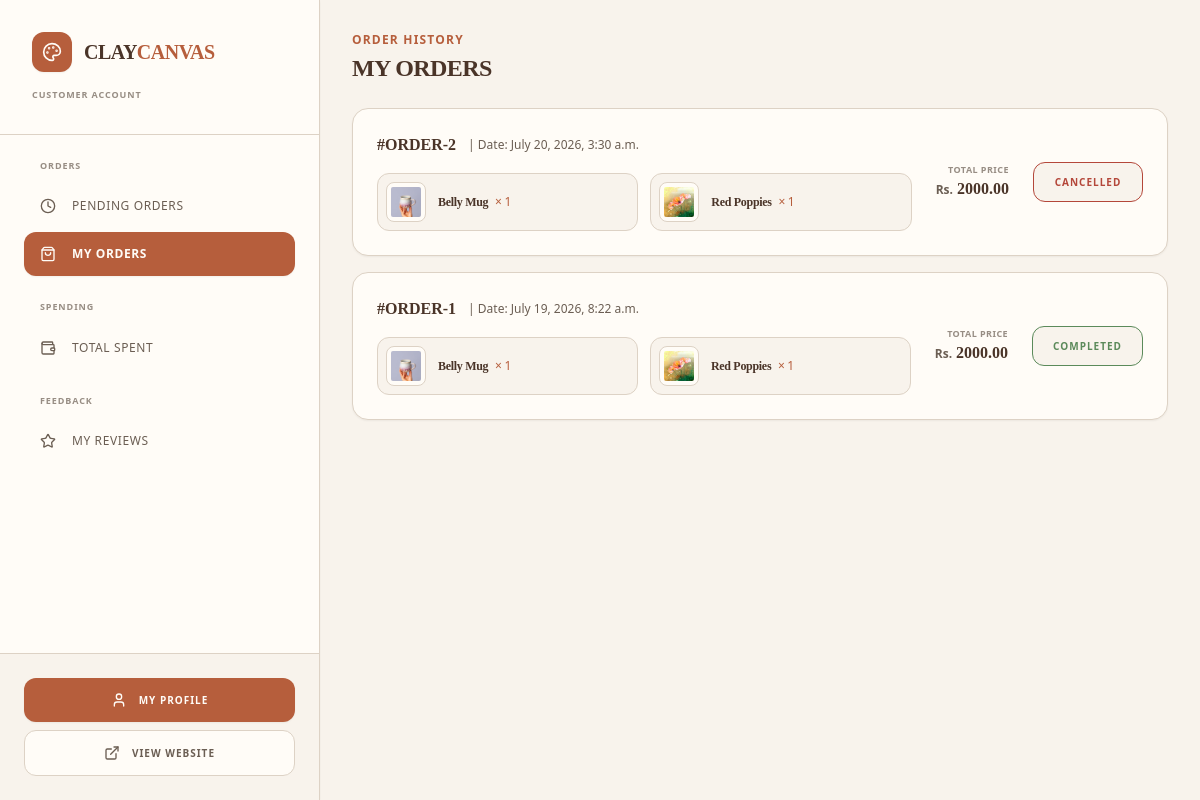
The page /dashboard/?section=my-orders (signed in) on the database its author committed.
### cc_app/models.py (models this page shows, shortened)
class Order(models.Model):
    class Status(models.TextChoices):
        CONFIRMED = 'confirmed', 'Order Confirmed'
        SHIPPING = 'shipping', 'In Transit'
        DELIVERED = 'delivered', 'Delivered'
        COMPLETED = 'completed', 'Completed'
        CANCELLED = 'cancelled', 'Cancelled'
    class PaymentMethod(models.TextChoices):
        ESEWA = 'esewa', 'eSewa'
        COD = 'cod', 'Cash on Delivery'
    customer = models.ForeignKey(User, on_delete=models.CASCADE, related_name='orders')
    total_amount = models.DecimalField(max_digits=12, decimal_places=2)
    status = models.CharField(max_length=20, choices=Status.choices, default=Status.CONFIRMED)
    transaction_id = models.CharField(max_length=100, blank=True, null=True, help_text="Payment provider tracking reference ID")
    shipping_address = models.TextField()
    payment_method = models.CharField(max_length=20, choices=PaymentMethod.choices, default=PaymentMethod.ESEWA)
    created_at = models.DateTimeField(auto_now_add=True)

class OrderItem(models.Model):
    order = models.ForeignKey(Order, on_delete=models.CASCADE, related_name='items')
    product = models.ForeignKey(Product, on_delete=models.CASCADE)
    price_at_purchase = models.DecimalField(max_digits=10, decimal_places=2)
    quantity = models.PositiveIntegerField(default=1)

class Product(models.Model):
    class Category(models.TextChoices):
        PAINTINGS = 'paintings', 'Original Paintings'
        POTTERY = 'pottery', 'Handmade Pottery'
        CERAMICS = 'ceramics', 'Sculptures & Ceramics'
        PRINTS = 'prints', 'Canvas & Fine Art Prints'
        ACCESSORIES = 'accessories', 'Art Supplies & Displays'
    name = models.CharField(max_length=255)
    category = models.CharField(max_length=30, choices=Category.choices)
    description = models.TextField(help_text="Detailed description of the artwork, dimensions, and materials used.")
    price = models.DecimalField(max_digits=10, decimal_places=2)
    stock = models.PositiveIntegerField(default=1, help_text="Set to 1 for unique, original one-off masterworks.")
    product_image = models.ImageField(upload_to='images/products/')
    is_active = models.BooleanField(default=True)
    created_at = models.DateTimeField(auto_now_add=True)

### cc_app/views/dashboard.py (the view)
# urls.py: path('dashboard/', customer_dashboard_view, name='customer_dashboard'),
@login_required
def customer_dashboard_view(request):
    if request.user.is_staff:
        messages.error(request, "Staff members do not have a customer dashboard.")
        return redirect('/dashboard/admin/')
    section = request.GET.get('section', 'pending-orders')
    context = {
        'section': section,
        'gross_spent': Order.objects.filter(customer=request.user, status='completed').aggregate(total=models.Sum('total_amount'))['total'] or 0,
        'average_spent': Order.objects.filter(customer=request.user, status='completed').aggregate(average=models.Avg('total_amount'))['average'] or 0,
    }
    if section == 'pending-orders':
        context['pending_orders'] = Order.objects.exclude(customer=request.user, status__in=['completed', 'cancelled']).order_by('-created_at')
    elif section == 'my-orders':
        context['orders'] = Order.objects.filter(customer=request.user, status__in=['completed', 'cancelled']).order_by('-created_at')
    elif section == 'total-spent':
        context['total_spent'] = Order.objects.filter(customer=request.user, status='completed')
    elif section == 'my-reviews':
        context['my_reviews'] = Review.objects.filter(customer=request.user).order_by('-created_at')
    return render(request, 'dashboard/customer_dashboard.html', context)

### cc_app/templates/dashboard/customer_dashboard.html (shortened to what this page needs)
<!DOCTYPE html>
<html lang="en">
<head>
    {% load static %}
    <link href="{% static 'css/styles.css' %}" rel="stylesheet" />
</head>
<body class="bg-[#F8F3EC] flex min-h-screen overflow-hidden text-[#6B5E53] font-sans antialiased">
    <aside class="w-80 bg-[#FFFCF7] flex flex-col shadow-sm relative z-30 border-r border-[#DDD2C5]">
        <div class="p-8 border-b border-[#DDD2C5]">
            <div class="flex items-center gap-3">
                <div class="h-10 w-10 bg-[#B65E3C] rounded-xl flex items-center justify-center shadow-sm">
                    <i data-lucide="palette" class="w-5 h-5 text-[#FFFCF7]"></i>
                </div>
                <h1 class="text-xl font-bold tracking-tight uppercase font-serif text-[#4A3428]">
                    Clay<span class="text-[#B65E3C]">Canvas</span>
                </h1>
            </div>
            <p class="text-[9px] text-[#6B5E53]/70 font-bold uppercase tracking-widest mt-4">Customer Account</p>
        </div>
        <nav class="flex-grow p-6 space-y-6 overflow-y-auto custom-scrollbar">
            <div class="space-y-1">
                <h3 class="px-4 text-[9px] font-bold text-[#6B5E53]/70 uppercase tracking-widest mb-3">Orders</h3>
                <a href="?section=pending-orders" class="flex items-center gap-4 px-4 py-3.5 rounded-xl {% if section == 'pending-orders' or not section %}bg-[#B65E3C] text-[#FFFCF7] shadow-sm font-semibold{% else %}text-[#6B5E53] hover:bg-[#F8F3EC] hover:text-[#4A3428] font-medium{% endif %} uppercase text-xs tracking-wider transition-all group">
                    <i data-lucide="clock" class="w-4 h-4 transition-transform group-hover:scale-105"></i>
                    Pending Orders
                </a>
                <a href="?section=my-orders" class="flex items-center gap-4 px-4 py-3.5 rounded-xl {% if section == 'my-orders' %}bg-[#B65E3C] text-[#FFFCF7] shadow-sm font-semibold{% else %}text-[#6B5E53] hover:bg-[#F8F3EC] hover:text-[#4A3428] font-medium{% endif %} uppercase text-xs tracking-wider transition-all group">
                    <i data-lucide="shopping-bag" class="w-4 h-4 transition-transform group-hover:scale-105"></i>
                    My Orders
                </a>
            </div>
            <div class="space-y-1">
                <h3 class="px-4 text-[9px] font-bold text-[#6B5E53]/70 uppercase tracking-widest mb-3">Spending</h3>
                <a href="?section=total-spent" class="flex items-center gap-4 px-4 py-3.5 rounded-xl {% if section == 'total-spent' %}bg-[#B65E3C] text-[#FFFCF7] shadow-sm font-semibold{% else %}text-[#6B5E53] hover:bg-[#F8F3EC] hover:text-[#4A3428] font-medium{% endif %} uppercase text-xs tracking-wider transition-all group">
                    <i data-lucide="wallet" class="w-4 h-4 transition-transform group-hover:scale-105"></i>
                    Total Spent
                </a>
            </div>
            <div class="space-y-1">
                <h3 class="px-4 text-[9px] font-bold text-[#6B5E53]/70 uppercase tracking-widest mb-3">Feedback</h3>
                <a href="?section=my-reviews" class="flex items-center gap-4 px-4 py-3.5 rounded-xl {% if section == 'my-reviews' %}bg-[#B65E3C] text-[#FFFCF7] shadow-sm font-semibold{% else %}text-[#6B5E53] hover:bg-[#F8F3EC] hover:text-[#4A3428] font-medium{% endif %} uppercase text-xs tracking-wider transition-all group">
                    <i data-lucide="star" class="w-4 h-4 transition-transform group-hover:scale-105"></i>
                    My Reviews
                </a>
            </div>
        </nav>
        <div class="p-6 border-t border-[#DDD2C5] bg-[#F8F3EC] flex flex-col gap-2">
            <a href="/profile/"
               class="flex items-center justify-center gap-3 w-full bg-[#B65E3C] text-[#FFFCF7] px-6 py-3.5 rounded-xl font-bold uppercase text-[10px] tracking-widest hover:bg-[#94492F] transition-all shadow-sm active:scale-95">
                <i data-lucide="user" class="w-4 h-4"></i>
                My Profile
            </a>
            <a href="/"
               class="flex items-center justify-center gap-3 w-full bg-[#FFFCF7] border border-[#DDD2C5] text-[#6B5E53] px-6 py-3.5 rounded-xl font-bold uppercase text-[10px] tracking-widest hover:bg-[#F8F3EC] hover:text-[#4A3428] transition-all active:scale-95">
                <i data-lucide="external-link" class="w-4 h-4"></i>
                View Website
            </a>
        </div>
    </aside>
    <main class="flex-grow flex flex-col h-screen overflow-y-auto bg-[#F8F3EC] p-6 sm:p-8">
        {% if section == 'pending-orders' or not section %}
            {% include 'dashboard/customer/_pending_orders.html' %}
        {% elif section == 'my-orders' %}
            {% include 'dashboard/customer/_my_orders.html' %}
        {% elif section == 'total-spent' %}
            {% include 'dashboard/customer/_total_spent.html' %}
        {% elif section == 'my-reviews' %}
            {% include 'dashboard/customer/_my_reviews.html' %}
        {% endif %}
    </main>
</body>
</html>

### cc_app/templates/dashboard/customer/_my_orders.html (shortened to what this page needs)
<div class="space-y-6">
    <div>
        <h2 class="text-xs font-bold uppercase tracking-widest text-[#B65E3C] mb-1">Order History</h2>
        <p class="text-2xl font-bold tracking-tight text-[#4A3428] uppercase font-serif">My Orders</p>
    </div>
    <div class="space-y-4">
        {% for order in orders %}
            <div class="bg-[#FFFCF7] border border-[#DDD2C5] rounded-2xl p-6 min-h-[140px] flex flex-col lg:flex-row lg:items-center justify-between gap-6 hover:border-[#B65E3C] transition-all shadow-sm group">
                <div class="space-y-4 flex-grow w-full">
                    <div class="flex flex-wrap items-center gap-3">
                        <span class="font-bold text-base text-[#4A3428] font-serif">#ORDER-{{ order.id }}</span>
                        <span class="text-xs text-[#6B5E53] font-medium">| Date: {{ order.created_at }}</span>
                    </div>
                    <div class="grid grid-cols-1 sm:grid-cols-2 gap-3 max-w-4xl">
                        {% for item in order.items.all %}
                            <div class="flex items-center gap-3 bg-[#F8F3EC] border border-[#DDD2C5] p-2 rounded-xl">
                                <div class="w-10 h-10 bg-[#FFFCF7] border border-[#DDD2C5] rounded-lg overflow-hidden flex items-center justify-center p-1 shrink-0">
                                    {% if item.product.product_image %}
                                        <img src="{{ item.product.product_image.url }}" alt="{{ item.product.name }}" class="w-full h-full object-cover rounded-sm">
                                    {% else %}
                                        <i data-lucide="palette" class="w-5 h-5 text-[#6B5E53]/40"></i>
                                    {% endif %}
                                </div>
                                <span class="text-[#4A3428] text-xs font-bold tracking-tight truncate font-serif">
                                    {{ item.product.name }} <span class="text-[#B65E3C] font-sans font-medium ml-1">× {{ item.quantity }}</span>
                                </span>
                            </div>
                        {% endfor %}
                    </div>
                </div>
                <div class="flex flex-wrap sm:flex-nowrap items-center justify-between lg:justify-end gap-6 border-t lg:border-t-0 border-[#DDD2C5] pt-4 lg:pt-0 shrink-0 w-full lg:w-auto">
                    <div class="flex flex-col lg:text-right">
                        <span class="text-[9px] uppercase font-bold tracking-wider text-[#6B5E53]/70">Total Price</span>
                        <div class="flex items-baseline gap-0.5">
                            <span class="text-xs font-bold text-[#6B5E53] mr-0.5">Rs.</span>
                            <span class="text-base font-bold text-[#4A3428] font-serif">{{ order.total_amount }}</span>
                        </div>
                    </div>
                    <div class="shrink-0">
                        {% if order.status == 'completed' %}
                            <div class="bg-[#F8F3EC] border border-[#5B8A5A] text-[#5B8A5A] font-bold h-10 px-5 rounded-xl flex items-center justify-center text-[10px] uppercase tracking-widest select-none min-w-[110px]">
                                Completed
                            </div>
                        {% else %}
                            <div class="bg-[#F8F3EC] border border-[#B4473A] text-[#B4473A] font-bold h-10 px-5 rounded-xl flex items-center justify-center text-[10px] uppercase tracking-widest select-none min-w-[110px]">
                                Cancelled
                            </div>
                        {% endif %}
                    </div>
                </div>
            </div>
        {% endfor %}
    </div>
</div>

### rows shown on the page
Order: id "2", created_at "July 20, 2026, 3:30 a.m.", total_amount "2000.00", status "CANCELLED"
OrderItem: product.product_image (picture), product.name "Belly Mug", quantity "1"
OrderItem: product.product_image (picture), product.name "Red Poppies", quantity "1"
Order: id "1", created_at "July 19, 2026, 8:22 a.m.", total_amount "2000.00", status "COMPLETED"
OrderItem: product.product_image (picture), product.name "Belly Mug", quantity "1"
OrderItem: product.product_image (picture), product.name "Red Poppies", quantity "1"
